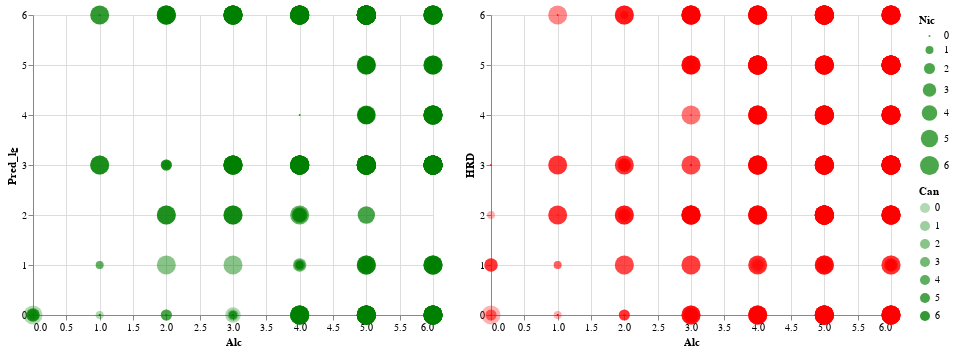

Here is the notebook cell this chart was saved with:
### Code cell
reg_results["Pred_lg"] = clf.predict(X_test)
scatter_pred = alt.Chart(reg_results).mark_circle().encode(
    x="Alc",
    y="Pred_lg",
    opacity="Can:Q",
    color=alt.value("green"),
    size="Nic:Q"
)


accuracy = (reg_results["Pred_lg"] == reg_results["HRD"]).sum()/len(reg_results["HRD"])
print(accuracy)
alt.hconcat(scatter_pred, scatter_true)

### Figure 1 — Vega-Lite specification as saved in the notebook (floating-point values rounded to 4 significant figures; data arrays with more than 128 entries replaced by an {"elided": "..."} marker saying what was removed)
{"config": {"view": {"continuousWidth": 400, "continuousHeight": 300}}, "hconcat": [{"mark": "circle", "encoding": {"color": {"value": "green"}, "opacity": {"field": "Can", "type": "quantitative"}, "size": {"field": "Nic", "type": "quantitative"}, "x": {"field": "Alc", "type": "quantitative"}, "y": {"field": "Pred_lg", "type": "quantitative"}}}, {"mark": "circle", "encoding": {"color": {"value": "red"}, "opacity": {"field": "Can", "type": "quantitative"}, "size": {"field": "Nic", "type": "quantitative"}, "x": {"field": "Alc", "type": "quantitative"}, "y": {"field": "HRD", "type": "quantitative"}}}], "data": {"name": "data-260f4d3fc04021012275bacec033bbd2"}, "$schema": "https://vega.github.io/schema/vega-lite/v4.17.0.json", "datasets": {"data-260f4d3fc04021012275bacec033bbd2": {"elided": "566 records"}}}
